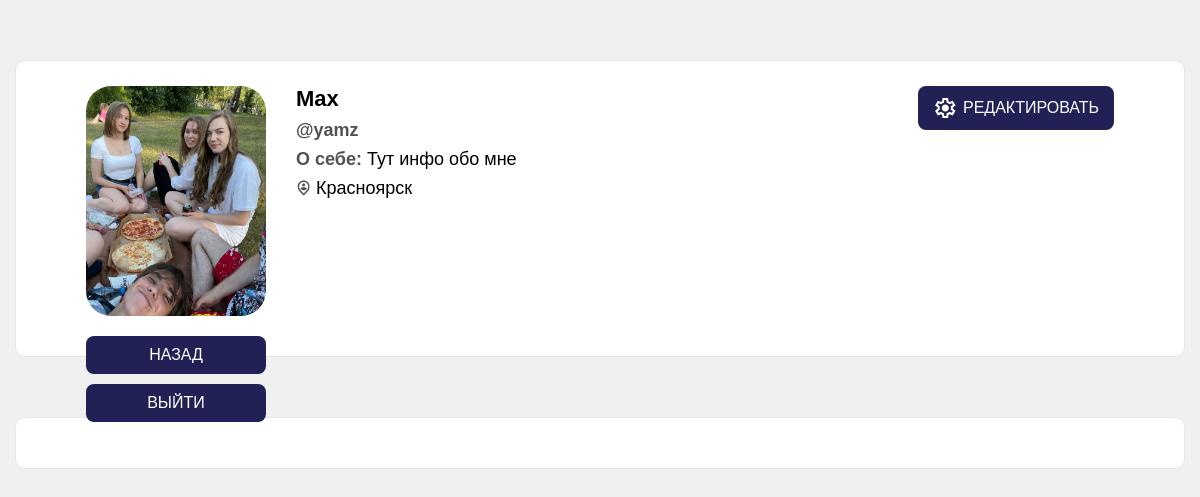
The page /profile/ (signed in) on the database its author committed.
### user_auth/models.py (models this page shows, shortened)
class User(AbstractUser):
    first_name = models.CharField(max_length=50, blank=True)
    city = models.CharField(max_length=50, blank=True)
    about = models.CharField(max_length=200, blank=True)
    img = models.ImageField(upload_to='user/', blank=True)
    class Meta:
        db_table = 'user'
        verbose_name = 'Пользователь'
        verbose_name_plural = 'Пользователи'

### profile_page/views.py (the view)
# urls.py: path('profile/', include('profile_page.urls'), name='profile'),
@login_required
def profile(request):
    user = request.user
    favorites = Favorite.objects.filter(user=user)
    return render(request, "profile_page/profile.html", {"favorites": favorites})

### profile_page/templates/profile_page/profile.html (shortened to what this page needs)
{% load static %}
<!DOCTYPE html>
<html lang="ru">
<head>
    <link rel="stylesheet" href="{% static 'profile_page/css/style.css' %}">
</head>
<body>
    <section id="user_lk">
        <div class="wrapper">
            <div class="user_lk">
                <div class="user_lk_flex">
                    <div class="user_lk_avatar_box">
                        <div class="user_lk_avatar">
                            {% if user.img %}
                                <img src="{{ user.img.url }}" alt="">
                            {% else %}
                                <img src="{% static 'profile_page/img/lesha.jpg' %}" alt="">
                            {% endif %}
                        </div>
                        <div class="user_lk_btn">
                            <a href="{% url 'main_page' %}">Назад</a>
                            <a href="{% url 'logout' %}">Выйти</a>
                        </div>
                    </div>
                    <div class="user_lk_info">
                        {% if user.first_name %}
                            <h2>{{ user.first_name }}</h2>
                        {% else %}
                            <h2>{{ user.username }}</h2>
                        {% endif %}
                        <p><span>@{{ user.username }}</span></p>
                        <p><span>О себе:</span>{% if user.about %}{{ user.about }}{% else %}Здесь вы можете написать информацию о себе{% endif %}</p>
                        <p class="d_flex"><img src="{% static 'profile_page/img/person_pin_circle.svg' %}" alt="">{% if user.city %}{{ user.city }}{% else %}Красноярск{% endif %}</p>
                    </div>
                </div>
                <div class="user_lk_btn">
                    <a href="{% url 'edit_profile' %}"><img src="{% static 'profile_page/img/settings.svg' %}" alt="">Редактировать</a>
                </div>
            </div>
        </div>
    </section>
    <section id="user_fav">
        <div class="wrapper">
            <div class="user_fav" id="tab-1">
            </div>
        </div>
    </section>
</body>
</html>

### profile_page/static/profile_page/css/style.css (style rules this page uses)
* { margin: 0; padding: 0; box-sizing: border-box; text-decoration: none; list-style: none; outline: none; }
body { font-family: Arial, sans-serif; background-color: #f0f0f0; color: #333 }
.d_flex { display: flex; align-items: center; }
.wrapper { width: 100%; max-width: 1170px; margin: 0 auto; }
#user_lk, #user_edit_lk, #user_fav { padding-top: 60px; }
.user_lk { background: #fff; display: flex; justify-content: space-between; padding: 25px 70px; border-radius: 10px; border: 1px solid #e8e5e5; }
.user_lk .user_lk_flex { display: flex; gap: 30px; }
.user_lk .user_lk_flex .user_lk_avatar_box .user_lk_avatar { border-radius: 25px; width: 180px; height: 100%; max-height: 230px; overflow: hidden; margin-bottom: 20px; }
.user_lk .user_lk_flex .user_lk_avatar_box .user_lk_avatar img { width: 100%; height: 100%; object-fit: cover; }
.user_lk .user_lk_flex .user_lk_info { display: flex; flex-direction: column; gap: 8px; }
.user_lk .user_lk_flex .user_lk_info h2 { font-size: 22px; color: #000; font-weight: 700; }
.user_lk .user_lk_flex .user_lk_info p { font-weight: 500; font-size: 18px; color: #000; max-width: 500px; }
.user_lk .user_lk_flex .user_lk_info p span { color: #525252; font-weight: 700; margin-right: 5px; }
.user_lk .user_lk_flex .user_lk_info p img { width: 15px; height: 17px; margin-right: 5px; }
.user_lk_btn { display: flex; flex-direction: column; gap: 10px; align-items: center; }
.user_lk_btn a { background: #222155; border-radius: 8px; padding: 10px 15px; display: flex; align-items: center; justify-content: center; gap: 5px; color: #fff; font-size: 16px; font-weight: 500; text-transform: uppercase; }
.user_lk_avatar_box .user_lk_btn a { width: 100%; }
.user_fav { background: #fff; display: flex; flex-direction: column; padding: 25px 70px; border-radius: 10px; border: 1px solid #e8e5e5; }

### rows shown on the page
User: img (picture), first_name "Max", username "yamz", about "Тут инфо обо мне", city "Красноярск"
